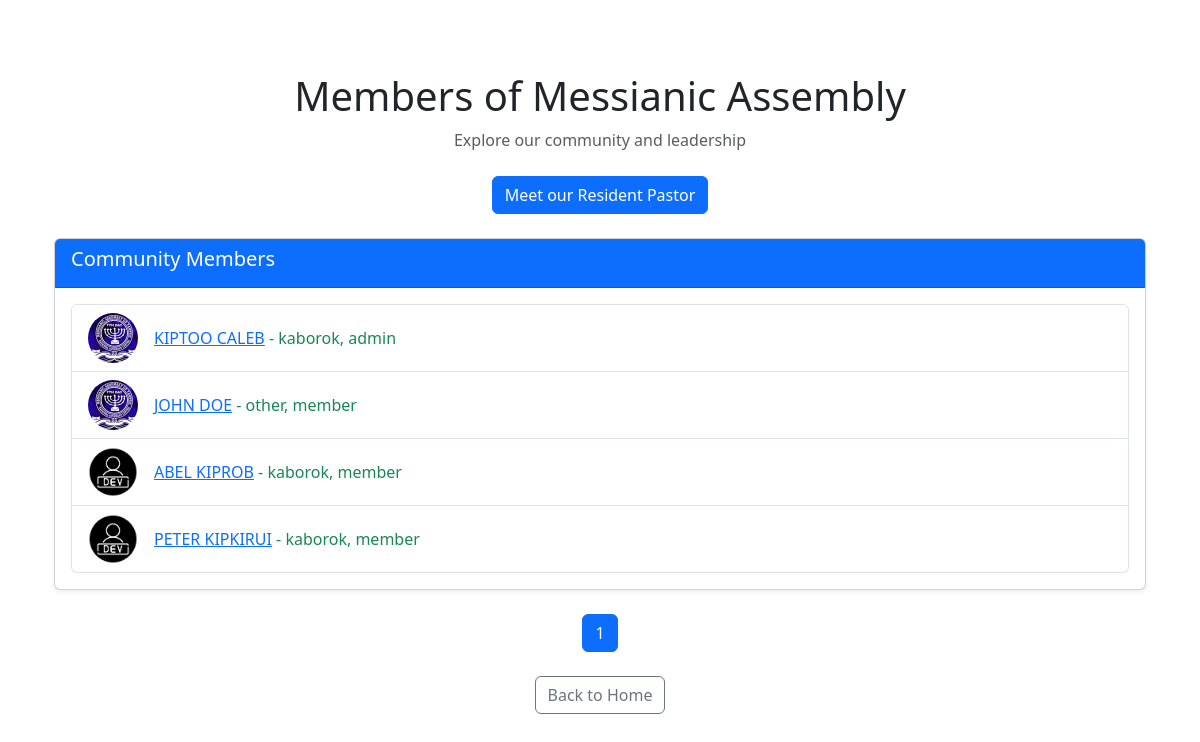
Screenshot of /members (signed in) with the database file from the repository.
### application/models.py (models this page shows, shortened)
class User(db.Model, UserMixin):
    id = db.Column(db.Integer, primary_key=1)
    firstname = db.Column(db.String(20), nullable=False)
    lastname = db.Column(db.String(20),  nullable=False)
    email = db.Column(db.String(120), unique=1, nullable=0)
    username = db.Column(db.String(20), unique=True, nullable=False)
    role = db.Column(db.String(20), nullable=False, default='member')
    branch = db.Column(db.String(20), nullable=False)
    date_of_birth = db.Column(db.Date, nullable=False)
    image_file = db.Column(db.String(20), nullable=False, default='default.jpg')
    password = db.Column(db.String(60), nullable=False)
    posts = db.relationship('Announcement', backref='author', lazy=True)
    def __repr__(self):
        return f"{self.image_file} - {self.firstname} {self.lastname}, {self.branch}-[{self.role}]"

### application/routes.py (the view)
@app.route('/members', methods=['GET'])
@login_required
def members():
  page  = request.args.get('page', 1, type=int)
  members = User.query.order_by(User.username.asc()).paginate(page=page, per_page=25)
  return render_template('members.html', title='Member\'s', members=members)

### application/models.py (called while the page is built)
@login_manager.user_loader
def load_user(user_id):
    return User.query.get(int(user_id))

### application/templates/members.html
{% extends "layout.html" %}
{% block content %}
<div class="container py-5">
  <div class="text-center mb-4">
    <h1 class="display-6">Members of Messianic Assembly</h1>
    <p class="text-muted">Explore our community and leadership</p>
  </div>
  <div class="text-center mb-4">
    <a href="{{ url_for('Pastor') }}" class="btn btn-primary">
      Meet our Resident Pastor
    </a>
  </div>
  <div class="card shadow-sm mb-4">
    <div class="card-header bg-primary text-white">
      <h5>Community Members</h5>
    </div>
    <div class="card-body">
      {% if members %}
        <ul class="list-group">
          {% for member in members %}
            <li class="list-group-item d-flex align-items-center">
              <img src="{{ member.profile_picture_url or url_for('static', filename='profile_pics/' + member.image_file) }}"
                   alt="{{ member }}'s Profile Picture"
                   class="rounded-circle me-3"
                   style="width: 50px; height: 50px; object-fit: cover;">
              <span class="text-success"><a href="#">{{ member.firstname }} {{ member.lastname }}</a> - {{member.branch}}, {{ member.role}}</span>
            </li>
          {% endfor %}
        </ul>
      {% else %}
        <p class="text-muted">No members found.</p>
      {% endif %}
    </div>
  </div>
  {% if members.iter_pages() %}
    <nav aria-label="Members Pagination">
      <ul class="pagination justify-content-center">
        {% for page_num in members.iter_pages() %}
          {% if page_num %}
            <li class="page-item {% if page_num == members.page %}active{% endif %}">
              <a class="page-link" href="{{ url_for('members', page=page_num) }}">{{ page_num }}</a>
            </li>
          {% else %}
            <li class="page-item disabled">
              <span class="page-link">...</span>
            </li>
          {% endif %}
        {% endfor %}
      </ul>
    </nav>
  {% endif %}
  <div class="text-center mt-4">
    <a href="{{ url_for('home') }}" class="btn btn-outline-secondary">Back to Home</a>
  </div>
</div>
{% endblock content %}

### rows the page displays
User: image_file+firstname+lastname (placeholder picture), firstname "KIPTOO", lastname "CALEB", branch "kaborok", role "admin"
User: image_file+firstname+lastname (placeholder picture), firstname "JOHN", lastname "DOE", branch "other", role "member"
User: image_file+firstname+lastname (picture), firstname "ABEL", lastname "KIPROB", branch "kaborok", role "member"
User: image_file+firstname+lastname (picture), firstname "PETER", lastname "KIPKIRUI", branch "kaborok", role "member"

### other values shown
{{ page_num }} "1"
